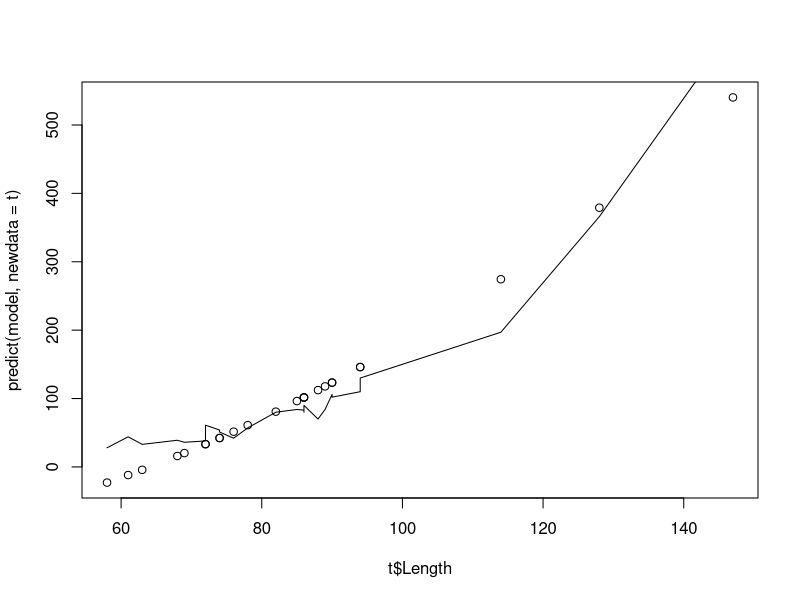

This chart was generated by the following R code:
t = read.table("./alligators.txt", header = TRUE)
t = t[, c("Length", "Weight")]
model = nls(Weight ~ b1 * Length^2 + b2, data = t, start = list(b1 = 6, b2 = 6))
summary(model)
plot(t$Length, predict(model, newdata = t))
lines(t$Length, t$Weight)

